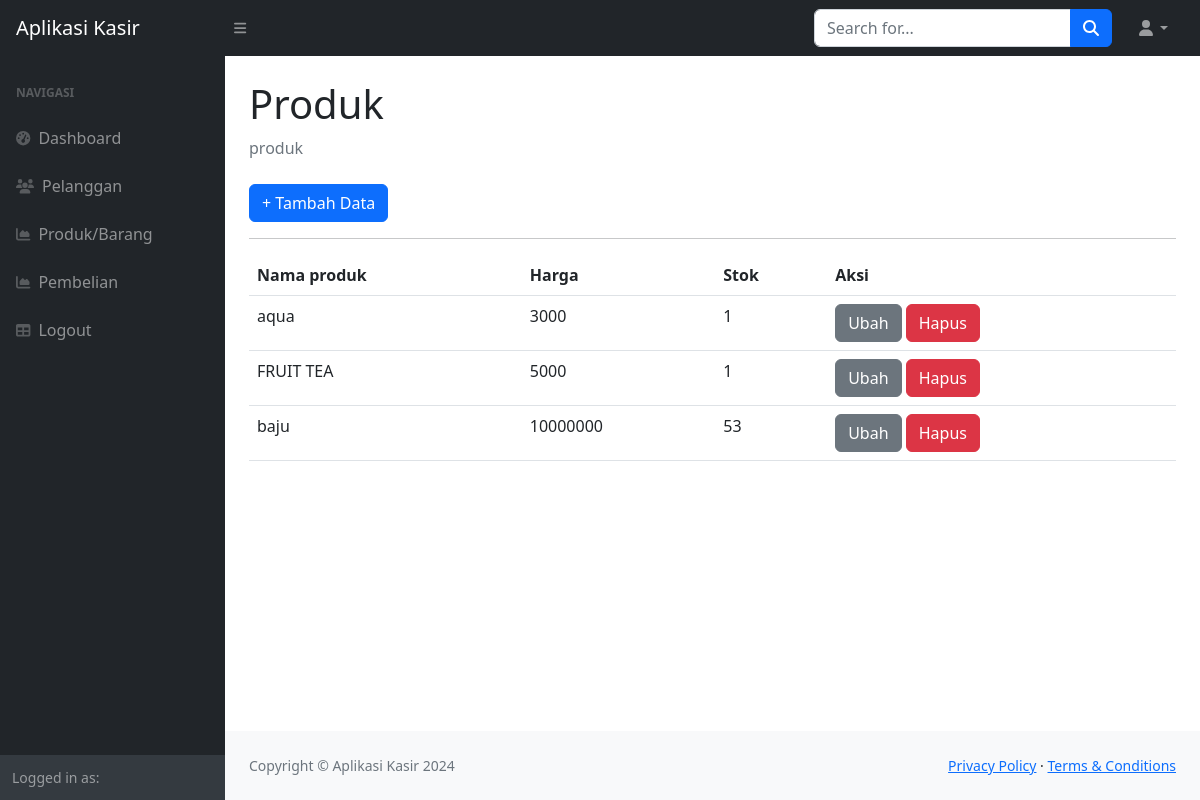
The page /?page=produk on the database its author committed.
### tables this page shows
CREATE TABLE `produk` (
  `id_produk` int(11) NOT NULL,
  `nama_produk` varchar(255) DEFAULT NULL,
  `harga` int(11) DEFAULT NULL,
  `stok` int(11) DEFAULT NULL
);

### produk.php (the view)
<div class="container-fluid px-4">
    <h1 class="mt-4">Produk</h1>
        <ol class="breadcrumb mb-4">
            <li class="breadcrumb-item active">produk</li>
        </ol>
        <a href="?page=produk_tambah" class="btn btn-primary">+ Tambah Data</a>
        <hr>
        <table class=" table table-borderd">
            <tr>
                <th>Nama produk</th>
                <th>Harga</th>
                <th>Stok</th>
                <th>Aksi</th>
            </tr>
            <?php
                $query = mysqli_query($koneksi, "SELECT*FROM produk");
                while($data = mysqli_fetch_array($query)) {
                 ?>
                 <tr>
                    <td><?php echo $data['nama_produk']; ?></td>
                    <td><?php echo $data['harga']; ?></td>
                    <td><?php echo $data['stok']; ?></td>
                    <td>
                        <a href="?page=produk_ubah&&id=<?php echo $data['id_produk']; ?>" class ="btn btn-secondary">Ubah</a>
                        <a href="?page=produk_hapus&&id=<?php echo $data['id_produk']; ?>" class ="btn btn-danger">Hapus</a>
                    </td>
                 </tr>
                 <?php
                }
            ?>
        </table>
</div>

### rows shown on the page
produk: nama_produk "aqua", harga "3000", stok "1"
produk: nama_produk "FRUIT TEA", harga "5000", stok "1"
produk: nama_produk "baju", harga "10000000", stok "53"
